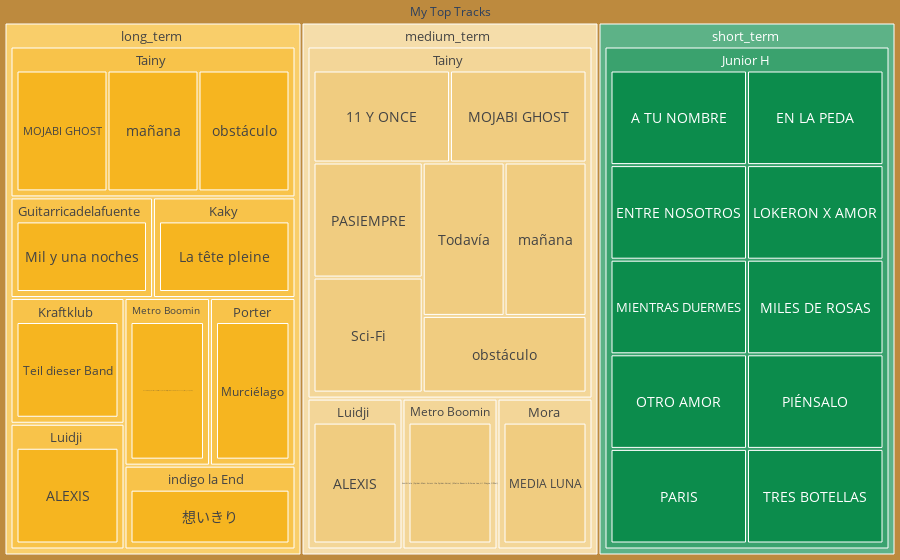

Notebook cell for this chart:
### Code cell
# Display the top tracks DataFrame
fig = px.treemap(top_tracks.groupby('Time Range').head(10), path=[px.Constant('My Top Tracks'), 'Time Range', 'Artist', 'Track'])
fig.update_traces(root_color="#BD8A3E",
                  insidetextfont=dict(size=14),
                  textposition='middle center')
fig.update_layout(colorway=['#f6b520', '#f0cc80', '#0c8c4c', '#3f8c44', '#eae9e5', '#424236'],
                  margin=dict(t=0, l=0, r=0, b=0))
fig.show()

### Figure 1 — Plotly figure (JSON) as saved in the notebook; plotly's stock layout.template omitted (floating-point values rounded to 4 significant figures)
{"data": [{"branchvalues": "total", "domain": {"x": [0, 1], "y": [0, 1]}, "hovertemplate": "labels=%{label}<br>count=%{value}<br>parent=%{parent}<br>id=%{id}<extra></extra>", "ids": ["My Top Tracks/medium_term/Tainy/11 Y ONCE", "My Top Tracks/short_term/Junior H/A TU NOMBRE", "My Top Tracks/long_term/Luidji/ALEXIS", "My Top Tracks/medium_term/Luidji/ALEXIS", "My Top Tracks/long_term/Metro Boomin/Annihilate (Spider-Man: Across the Spider-Verse) (Metro Boomin & Swae Lee, Lil Wayne, Offset)", "My Top Tracks/medium_term/Metro Boomin/Annihilate (Spider-Man: Across the Spider-Verse) (Metro Boomin & Swae Lee, Lil Wayne, Offset)", "My Top Tracks/short_term/Junior H/EN LA PEDA", "My Top Tracks/short_term/Junior H/ENTRE NOSOTROS", "My Top Tracks/short_term/Junior H/LOKERON X AMOR", "My Top Tracks/long_term/Kaky/La tête pleine", "My Top Tracks/medium_term/Mora/MEDIA LUNA", "My Top Tracks/short_term/Junior H/MIENTRAS DUERMES", "My Top Tracks/short_term/Junior H/MILES DE ROSAS", "My Top Tracks/long_term/Tainy/MOJABI GHOST", "My Top Tracks/medium_term/Tainy/MOJABI GHOST", "My Top Tracks/long_term/Guitarricadelafuente/Mil y una noches", "My Top Tracks/long_term/Porter/Murciélago", "My Top Tracks/short_term/Junior H/OTRO AMOR", "My Top Tracks/short_term/Junior H/PARIS", "My Top Tracks/medium_term/Tainy/PASIEMPRE", "My Top Tracks/short_term/Junior H/PIÉNSALO", "My Top Tracks/medium_term/Tainy/Sci-Fi", "My Top Tracks/short_term/Junior H/TRES BOTELLAS", "My Top Tracks/long_term/Kraftklub/Teil dieser Band", "My Top Tracks/medium_term/Tainy/Todavía", "My Top Tracks/long_term/Tainy/mañana", "My Top Tracks/medium_term/Tainy/mañana", "My Top Tracks/long_term/Tainy/obstáculo", "My Top Tracks/medium_term/Tainy/obstáculo", "My Top Tracks/long_term/indigo la End/想いきり", "My Top Tracks/long_term/Guitarricadelafuente", "My Top Tracks/short_term/Junior H", "My Top Tracks/long_term/Kaky", "My Top Tracks/long_term/Kraftklub", "My Top Tracks/long_term/Luidji", "My Top Tracks/medium_term/Luidji", "My Top Tracks/long_term/Metro Boomin", "My Top Tracks/medium_term/Metro Boomin", "My Top Tracks/medium_term/Mora", "My Top Tracks/long_term/Porter", "My Top Tracks/long_term/Tainy", "My Top Tracks/medium_term/Tainy", "My Top Tracks/long_term/indigo la End", "My Top Tracks/long_term", "My Top Tracks/medium_term", "My Top Tracks/short_term", "My Top Tracks"], "insidetextfont": {"size": 14}, "labels": ["11 Y ONCE", "A TU NOMBRE", "ALEXIS", "ALEXIS", "Annihilate (Spider-Man: Across the Spider-Verse) (Metro Boomin & Swae Lee, Lil Wayne, Offset)", "Annihilate (Spider-Man: Across the Spider-Verse) (Metro Boomin & Swae Lee, Lil Wayne, Offset)", "EN LA PEDA", "ENTRE NOSOTROS", "LOKERON X AMOR", "La tête pleine", "MEDIA LUNA", "MIENTRAS DUERMES", "MILES DE ROSAS", "MOJABI GHOST", "MOJABI GHOST", "Mil y una noches", "Murciélago", "OTRO AMOR", "PARIS", "PASIEMPRE", "PIÉNSALO", "Sci-Fi", "TRES BOTELLAS", "Teil dieser Band", "Todavía", "mañana", "mañana", "obstáculo", "obstáculo", "想いきり", "Guitarricadelafuente", "Junior H", "Kaky", "Kraftklub", "Luidji", "Luidji", "Metro Boomin", "Metro Boomin", "Mora", "Porter", "Tainy", "Tainy", "indigo la End", "long_term", "medium_term", "short_term", "My Top Tracks"], "name": "", "parents": ["My Top Tracks/medium_term/Tainy", "My Top Tracks/short_term/Junior H", "My Top Tracks/long_term/Luidji", "My Top Tracks/medium_term/Luidji", "My Top Tracks/long_term/Metro Boomin", "My Top Tracks/medium_term/Metro Boomin", "My Top Tracks/short_term/Junior H", "My Top Tracks/short_term/Junior H", "My Top Tracks/short_term/Junior H", "My Top Tracks/long_term/Kaky", "My Top Tracks/medium_term/Mora", "My Top Tracks/short_term/Junior H", "My Top Tracks/short_term/Junior H", "My Top Tracks/long_term/Tainy", "My Top Tracks/medium_term/Tainy", "My Top Tracks/long_term/Guitarricadelafuente", "My Top Tracks/long_term/Porter", "My Top Tracks/short_term/Junior H", "My Top Tracks/short_term/Junior H", "My Top Tracks/medium_term/Tainy", "My Top Tracks/short_term/Junior H", "My Top Tracks/medium_term/Tainy", "My Top Tracks/short_term/Junior H", "My Top Tracks/long_term/Kraftklub", "My Top Tracks/medium_term/Tainy", "My Top Tracks/long_term/Tainy", "My Top Tracks/medium_term/Tainy", "My Top Tracks/long_term/Tainy", "My Top Tracks/medium_term/Tainy", "My Top Tracks/long_term/indigo la End", "My Top Tracks/long_term", "My Top Tracks/short_term", "My Top Tracks/long_term", "My Top Tracks/long_term", "My Top Tracks/long_term", "My Top Tracks/medium_term", "My Top Tracks/long_term", "My Top Tracks/medium_term", "My Top Tracks/medium_term", "My Top Tracks/long_term", "My Top Tracks/long_term", "My Top Tracks/medium_term", "My Top Tracks/long_term", "My Top Tracks", "My Top Tracks", "My Top Tracks", ""], "root": {"color": "#BD8A3E"}, "textposition": "middle center", "type": "treemap", "values": [1, 1, 1, 1, 1, 1, 1, 1, 1, 1, 1, 1, 1, 1, 1, 1, 1, 1, 1, 1, 1, 1, 1, 1, 1, 1, 1, 1, 1, 1, 1, 10, 1, 1, 1, 1, 1, 1, 1, 1, 3, 7, 1, 10, 10, 10, 30]}], "layout": {"colorway": ["#f6b520", "#f0cc80", "#0c8c4c", "#3f8c44", "#eae9e5", "#424236"], "legend": {"tracegroupgap": 0}, "margin": {"b": 0, "l": 0, "r": 0, "t": 0}}}
